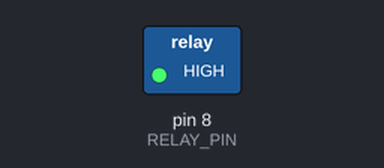
The sketch below on a simulated Arduino Uno, built with avr-gcc and run on an emulated ATmega328P. Shown: switched loads named in the sketch (green lamp = pin HIGH). What the sketch prints to the serial monitor is not drawn.

Above: at 1.0 s.
At 3.0 s:
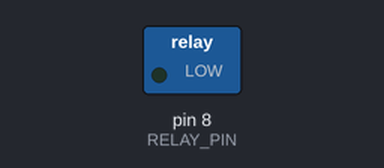
Timing chart, 0 to 5.2 s (numbered marks = the images above):
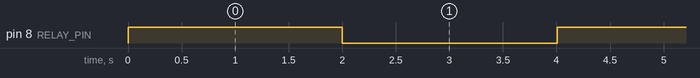

The sketch:

basic-code-relay.ino
```cpp
// Define the Arduino pin connected to the relay's signal (IN) pin
const int RELAY_PIN = 8;

void setup() {
  // Configure the relay pin as an OUTPUT
  pinMode(RELAY_PIN, OUTPUT);

  // Optional: Set initial state to OFF when the Arduino starts
  digitalWrite(RELAY_PIN, LOW);
  Serial.begin(9600);
}

void loop() {
  digitalWrite(RELAY_PIN, HIGH); // Turn the relay ON
  Serial.println("pin high => Saklar TERTUTUP (ON) magnet menyala");
  delay(2000);                   // Wait for 2 seconds (2000 milliseconds)

  digitalWrite(RELAY_PIN, LOW);  // Turn the relay OFF
    Serial.println("pin LOW =>  Magnet mati ➔ Saklar TERBUKA (OFF) ➔ Relay non-aktif.");
  delay(2000);                   // Wait for 2 seconds
}
```

Measured:
- by itself, pin 8 (RELAY_PIN): alternates HIGH for 2.0 s and LOW for 2.0 s
